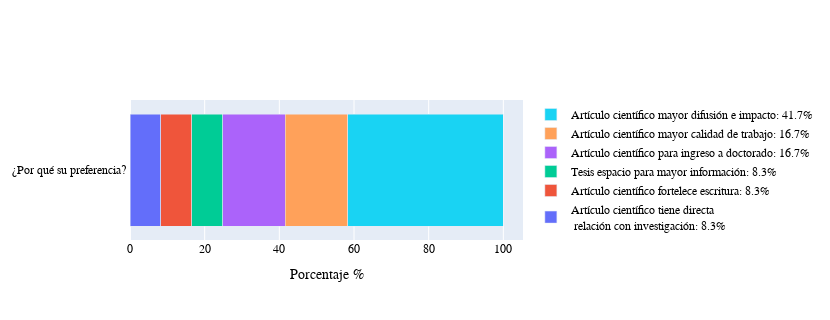

The cell this chart's notebook holds for it:
### Markdown cell above
### ¿Por qué su preferencia?

### Code cell
path_file_sorted    = 'egresados_sorted_sin.xlsx'
resp_porque(path_file_sorted)

### Figure 1 — Plotly figure (JSON) as saved in the notebook; plotly's stock layout.template omitted (floating-point values rounded to 4 significant figures)
{"data": [{"name": "Artículo científico tiene directa <br> relación con investigación: 8.3%", "orientation": "h", "type": "bar", "x": [8.3], "y": ["¿Por qué su preferencia? "]}, {"name": "Artículo científico fortelece escritura: 8.3%", "orientation": "h", "type": "bar", "x": [8.3], "y": ["¿Por qué su preferencia? "]}, {"name": "Tesis espacio para mayor información: 8.3%", "orientation": "h", "type": "bar", "x": [8.3], "y": ["¿Por qué su preferencia? "]}, {"name": "Artículo científico para ingreso a doctorado: 16.7%", "orientation": "h", "type": "bar", "x": [16.7], "y": ["¿Por qué su preferencia? "]}, {"name": "Artículo científico mayor calidad de trabajo: 16.7%", "orientation": "h", "type": "bar", "x": [16.7], "y": ["¿Por qué su preferencia? "]}, {"name": "Artículo científico mayor difusión e impacto: 41.7%", "orientation": "h", "type": "bar", "x": [41.7], "y": ["¿Por qué su preferencia? "]}], "layout": {"barmode": "stack", "font": {"color": "black", "family": "Rockwell", "size": 12}, "height": 320, "legend": {"title": {"font": {"color": "green"}}}, "title": {"font": {"color": "black", "family": "Rockwell", "size": 14}, "text": ""}, "width": 830, "xaxis": {"title": {"text": "Porcentaje %"}}}}
